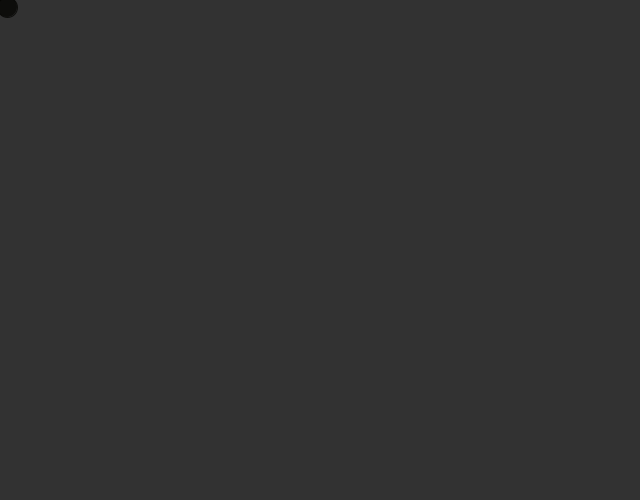
Frame 1 (no input)
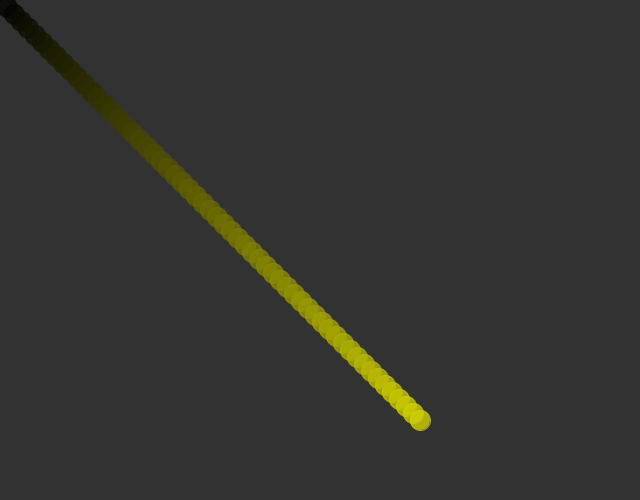
Frame 60 (the mouse pressed at the canvas centre just before this capture)
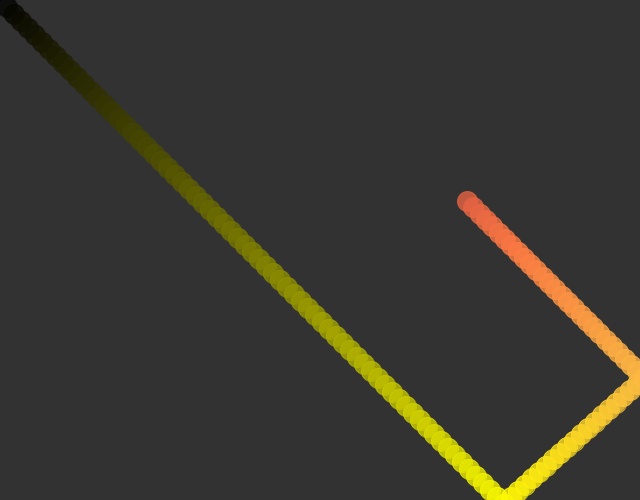
Frame 120 (the mouse held since frame 60 and released just before this capture)

The Processing sketch that drew these frames (run headless with seeded random() and noise(); from frame 60 on, the mouse is pressed at the canvas centre):

// Processing sketch: variaveis
// ── variaveis.pde
float xspeed;
float yspeed;
float circleX;
float circleY;

float hitIncrement = -0.9;

void setup() {
  size(640, 500);
  background(50);
  background(50);
  
  xspeed = yspeed = 7;
  circleX = circleY = 0;
}

void draw() {  
  incrementCircleX();
  
  incrementCircleY();

  drawCircle();
}

void incrementCircleX() {
  if(circleX > width || circleX < 0) {
    xspeed *= hitIncrement;
  }
  
  circleX += xspeed;
}

void incrementCircleY() {
  if(circleY > height || circleY < 0) {
    yspeed *= hitIncrement;
  }
  circleY += yspeed;
}

void drawCircle() {
  float red = circleX/2;
  float green = circleY/2;
  float blue = circleX/4 - circleY/4;  
  
  fill(red, green, blue, 200);
  stroke(red, green, blue, 200);
  
  ellipse(circleX, circleY, 20, 20);
}
